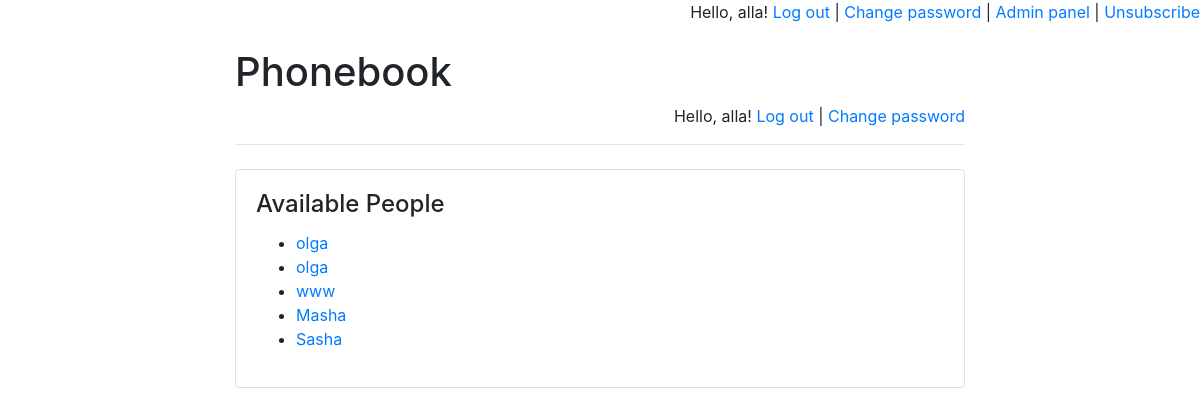
Page /phonebook/ (signed in) on the committed database.
### phonebook/models.py (models this page shows)
class Name(models.Model):
    person_name = models.CharField(max_length=255)
    pub_date = models.DateTimeField('date published')

### phonebook/views.py (the view)
# urls.py: path(r'', views.index, name='index'),
def index(request):
    message = None
    if "message" in request.GET:
        message = request.GET["message"]
    return render(
        request,
        "index.html",
        {
            "latest_names":
                Name.objects.order_by('-pub_date')[:5],
            "message": message
        }
    )

### templates/index.html (shortened to what this page needs)
{% extends 'base.html' %}
{% block main %}
<h4 class="card-title">Available People</h4>
{% if latest_names %}
<ul>
{% for name in latest_names %}
 <li>
                <a href="/phonebook/{{ name.id }}/">
                    {{ name.person_name }}
                </a>
            </li>
{% endfor %}
</ul>
{% else %}
<p>No people are available right now.</p>
{% endif %}
{% endblock %}

### templates/base.html (shortened to what this page needs)
<!doctype html>
<html lang="en">
<head> <meta charset="utf-8">
<p class="text-right">
Hello, {{ user.username }}!
<a href="/phonebook/logout">Log out</a> |
<a href="/phonebook/password-change">Change password</a>
{% if user.is_staff %}
| <a href="/phonebook/admin">Admin panel</a>
{% endif %}
{% if user.email == '' %}
| <a href="/phonebook/subscribe">Subscribe</a>
{% else %}
| <a href="/phonebook/unsubscribe">Unsubscribe</a>
{% endif %}
</p>
    <link rel="stylesheet" href="https://stackpath.bootstrapcdn.com/bootstrap/4.1.3/css/bootstrap.min.css">
    <title>Phonebook</title> </head> <body> <div class="container"> <div class="row justify-content-center">
    <div class="col-8">
        <h1 class="mt-2">Phonebook</h1> {% if user.is_authenticated %} <p class="text-right"> Hello, {{ user.username }}! <a href="/phonebook/logout">Log out</a> | <a href="/phonebook/password-change"> Change password </a>
    </p> {% else %} <p class="text-right"> <a href="/phonebook/login">Log in</a> | <a href="/phonebook/register">Register</a>
    </p> {% endif %} <hr class="mt-0 mb-4"> <div class="card"> <div class="card-body">
        {% block main %} {% endblock %} </div>
    </div> </div> </div> </div> </body> </html>

### rows in the picture
Name: person_name "olga"
Name: person_name "olga"
Name: person_name "www"
Name: person_name "Masha"
Name: person_name "Sasha"

### other values in the picture
{{ user.username }} "alla"
